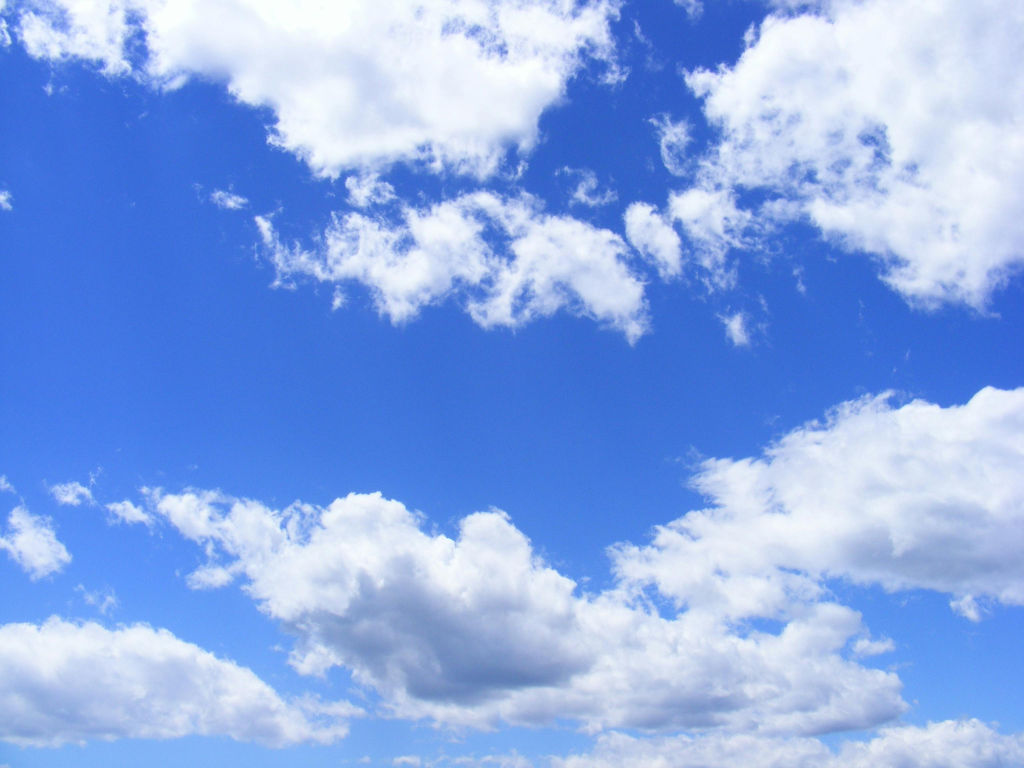
#> input picture unit-4/clouds.jpg, 3072 x 2304 px, found by its file name (shown at 1/3 size)
$ jupyter execute Untitled.ipynb
#> lines starting #> are read from the running program, lines starting #| are printed output that depends on the picture
[cell 1]
import numpy as np
import matplotlib.pyplot as plt

[cell 2]
from PIL import Image

[cell 3]
im_path = "/Users/wbandabarragan/Library/CloudStorage/Dropbox/Yachay_Tech/Semestre7_2025/CP1/"

[cell 4]
img = Image.open(im_path + "clouds.jpg")
#> img is the input picture: PIL image 3072x2304 RGB; mean R, G, B 137.5, 169.9, 231.9

[cell 5]
img_array = np.array(img)

print(img_array.shape)
#| (2304, 3072, 3)

[cell 6]
plt.figure()

plt.imshow(img_array)

plt.show()

[cell 7]
fourier_img = np.fft.fft2(img_array)

[cell 8]
import numpy as np
import matplotlib.pyplot as plt
from scipy.fft import fft2, ifft2, fftfreq
from matplotlib.animation import FuncAnimation

# Grid setup
N = 200
L = 1.0
x = np.linspace(0, L, N, endpoint=False)
y = np.linspace(0, L, N, endpoint=False)
X, Y = np.meshgrid(x, y)

# Mass density: two Gaussian clumps
rho = (
    np.exp(-((X - 0.3)**2 + (Y - 0.3)**2) / 0.01)
    - 0.5 * np.exp(-((X - 0.7)**2 + (Y - 0.6)**2) / 0.02)
)

# Fourier-space Poisson solver
kx = fftfreq(N, d=L/N) * 2*np.pi
ky = fftfreq(N, d=L/N) * 2*np.pi
KX, KY = np.meshgrid(kx, ky)
K2 = KX**2 + KY**2
K2[0, 0] = 1  # avoid divide by zero at (0,0), will set result to 0 later

# Solve Poisson equation: ∇²φ = ρ
rho_hat = fft2(rho)
phi_hat = rho_hat / K2
phi_hat[0, 0] = 0  # set average potential to zero
phi = np.real(ifft2(phi_hat))

# Plotting
fig, axs = plt.subplots(1, 2, figsize=(10, 5))

im1 = axs[0].imshow(rho, extent=[0, L, 0, L], origin='lower', cmap='inferno')
axs[0].set_title('Mass Density ρ(x, y)')
fig.colorbar(im1, ax=axs[0])

im2 = axs[1].imshow(phi, extent=[0, L, 0, L], origin='lower', cmap='viridis')
axs[1].set_title('Gravitational Potential φ(x, y)')
fig.colorbar(im2, ax=axs[1])

for ax in axs:
    ax.set_xlabel('x')
    ax.set_ylabel('y')

plt.tight_layout()
plt.show()
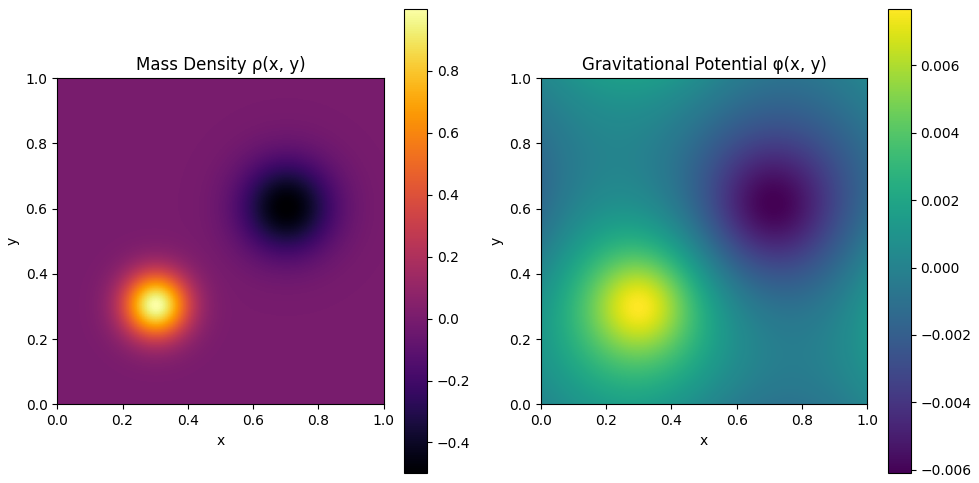
#> figure drawn by matplotlib, 4 panels

[cell 9]
import numpy as np
import matplotlib.pyplot as plt
from scipy.fft import fft2, ifft2, fftfreq

# Grid setup
N = 2000
L = 5.0
x = np.linspace(0, L, N, endpoint=False)
y = np.linspace(0, L, N, endpoint=False)
X, Y = np.meshgrid(x, y)

# Base Gaussian random field (smooth using FFT filtering)
np.random.seed(42)
noise = np.random.normal(0, 1, (N, N))

# Smooth the noise in Fourier space
k = fftfreq(N, d=L/N) * 2 * np.pi
KX, KY = np.meshgrid(k, k)
K2 = KX**2 + KY**2
K2[0, 0] = 1  # avoid divide-by-zero

filter_kernel = np.exp(-K2 * 0.005)  # controls smoothness
noise_hat = fft2(noise)
smooth_noise = np.real(ifft2(noise_hat * filter_kernel))

# Create log-normal field: rho = exp(Gaussian)
rho = np.exp(smooth_noise)

# Normalize for visualization
rho /= np.mean(rho)

# Solve Poisson equation ∇²φ = ρ using spectral method
rho_hat = fft2(rho)
K2[0, 0] = 1  # avoid division by 0
phi_hat = rho_hat / K2
phi_hat[0, 0] = 0  # mean potential set to 0
phi = np.real(ifft2(phi_hat))

# Plotting
fig, axs = plt.subplots(1, 2, figsize=(10, 5))

im1 = axs[0].imshow(rho, extent=[0, L, 0, L], origin='lower', cmap='inferno')
axs[0].set_title('Log-Normal Mass Density ρ(x, y)')
#fig.colorbar(im1, ax=axs[0])

im2 = axs[1].imshow(phi, extent=[0, L, 0, L], origin='lower', cmap='viridis')
axs[1].set_title('Gravitational Potential φ(x, y)')
#fig.colorbar(im2, ax=axs[1])

for ax in axs:
    ax.set_xlabel('x')
    ax.set_ylabel('y')

plt.tight_layout()
plt.show()
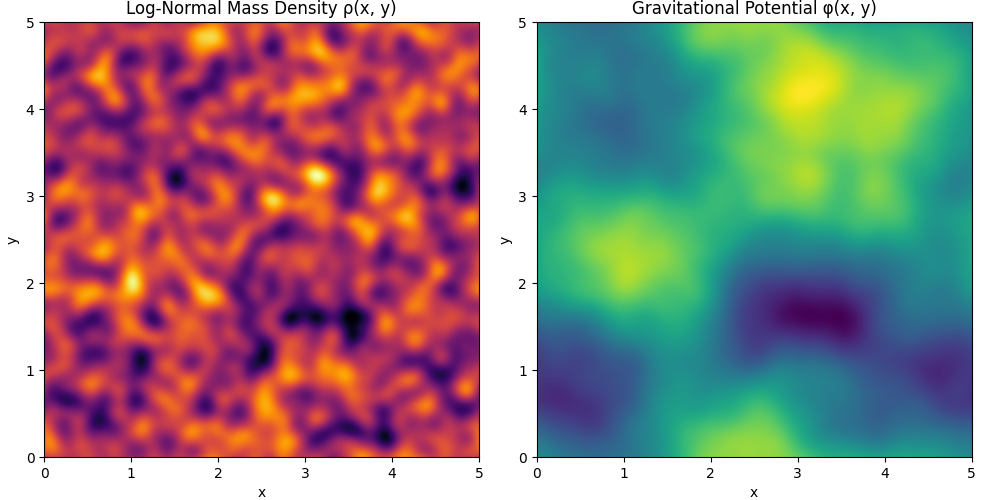
#> figure drawn by matplotlib, 2 panels
